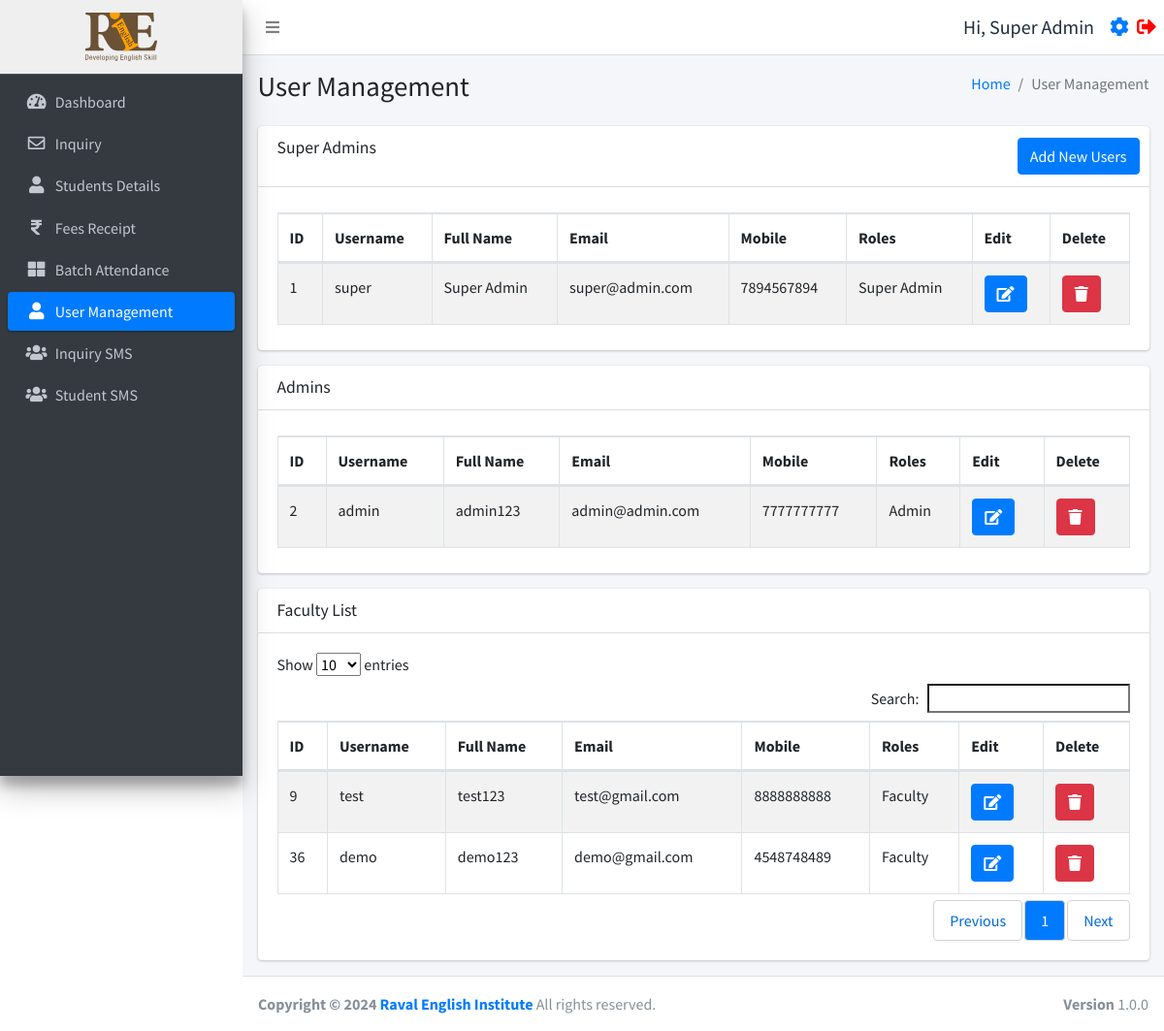
The page /user_management.php (signed in) on the database its author committed.
### tables this page shows
CREATE TABLE `users` (
  `id` int(11) NOT NULL,
  `username` varchar(255) NOT NULL,
  `fullname` varchar(255) NOT NULL,
  `email` varchar(255) NOT NULL,
  `mobile` varchar(15) NOT NULL,
  `password` varchar(255) NOT NULL,
  `status` int(11) NOT NULL,
  `created_at` timestamp NOT NULL DEFAULT current_timestamp()
);

### function.php (called while the page is built, shortened)
<?php
require_once('db.php');
function selectFromTable($tableName, $columns, $whereConditions) {
    global $db;
    try {
        $sql = "SELECT " . implode(', ', $columns) . " FROM $tableName";
        if (!empty($whereConditions)) {
            $sql .= " WHERE " . implode(' AND ', array_map(function ($col) {
                return "$col = :$col";
            }, array_keys($whereConditions)));
        }
        $stmt = $db->prepare($sql);
        foreach ($whereConditions as $col => $value) {
            $stmt->bindValue(":$col", $value);
        }
        $stmt->execute();
        return $stmt->fetchAll(PDO::FETCH_ASSOC);
    } catch (PDOException $e) {
        return false;
    }
}
?>

### user_management.php (the view, shortened to what this page needs)
<!DOCTYPE html>
<html lang="en">
<head>
</head>
<body>
<?php include('./header.php'); ?>
<?php include('./db.php'); ?>
<?php
require_once('function.php');
$userData = selectFromTable('users', ['id', 'username', 'fullname', 'email', 'mobile', 'status', 'created_at'], []);
$superAdmins = array_filter($userData, function($user) {
    return $user['status'] == 0;
});
$admins = array_filter($userData, function($user) {
    return $user['status'] == 1;
});
$faculty = array_filter($userData, function($user) {
    return $user['status'] == 2;
});
$userStatus = $_SESSION['user_status'] ?? null;
?>
<div class="content-wrapper">
    <div class="content-header">
        <div class="container-fluid">
            <div class="row mb-2">
                <div class="col-sm-6">
                    <h1 class="m-0">User Management</h1>
                </div>
                <div class="col-sm-6">
                    <ol class="breadcrumb float-sm-right">
                        <li class="breadcrumb-item"><a href="./dashboard.php">Home</a></li>
                        <li class="breadcrumb-item active">User Management</li>
                    </ol>
                </div>
            </div>
        </div>
    </div>
    <section class="content">
        <div class="container-fluid">
            <div class="row">
                <div class="col-12">
                    <?php if ($userStatus == 'super_admin'): ?>
                        <div class="card">
                            <div class="card-header">
                                <h3 class="card-title">Super Admins</h3>
                                <div class="card-tools">
                                    <a href="./user_management_form.php" class="btn btn-primary">Add New Users</a>
                                </div>
                            </div>
                            <div class="card-body">
                                <div class="table-responsive">
                                    <table id="superAdminTable" class="table table-bordered table-striped">
                                        <thead>
                                            <tr>
                                                <th>ID</th>
                                                <th>Username</th>
                                                <th>Full Name</th>
                                                <th>Email</th>
                                                <th>Mobile</th>
                                                <th>Roles</th>
                                                <th>Edit</th>
                                                <th>Delete</th>
                                            </tr>
                                        </thead>
                                        <tbody>
                                            <?php foreach ($superAdmins as $row): ?>
                                            <tr>
                                                <td><?= htmlspecialchars($row['id']) ?></td>
                                                <td><?= htmlspecialchars($row['username']) ?></td>
                                                <td><?= htmlspecialchars($row['fullname']) ?></td>
                                                <td><?= htmlspecialchars($row['email']) ?></td>
                                                <td><?= htmlspecialchars($row['mobile']) ?></td>
                                                <td>Super Admin</td>
                                                <td><a href='user_management_form.php?id=<?= htmlspecialchars($row['id']) ?>' class='btn btn-primary'><i class='fas fa-edit'></i></a></td>
                                                <td><a href='javascript:void(0);' onclick='confirmDelete(<?= $row['id'] ?>)' class='btn btn-danger'><i class='fas fa-trash'></i></a></td>
                                            </tr>
                                            <?php endforeach; ?>
                                        </tbody>
                                    </table>
                                </div>
                            </div>
                        </div>
                        <div class="card">
                            <div class="card-header">
                                <h3 class="card-title">Admins</h3>
                            </div>
                            <div class="card-body">
                                <div class="table-responsive">
                                    <table id="adminTable" class="table table-bordered table-striped">
                                        <thead>
                                            <tr>
                                                <th>ID</th>
                                                <th>Username</th>
                                                <th>Full Name</th>
                                                <th>Email</th>
                                                <th>Mobile</th>
                                                <th>Roles</th>
                                                <th>Edit</th>
                                                <th>Delete</th>
                                            </tr>
                                        </thead>
                                        <tbody>
                                            <?php foreach ($admins as $row): ?>
                                            <tr>
                                                <td><?= htmlspecialchars($row['id']) ?></td>
                                                <td><?= htmlspecialchars($row['username']) ?></td>
                                                <td><?= htmlspecialchars($row['fullname']) ?></td>
                                                <td><?= htmlspecialchars($row['email']) ?></td>
                                                <td><?= htmlspecialchars($row['mobile']) ?></td>
                                                <td>Admin</td>
                                                <td><a href='user_management_form.php?id=<?= htmlspecialchars($row['id']) ?>' class='btn btn-primary'><i class='fas fa-edit'></i></a></td>
                                                <td><a href='javascript:void(0);' onclick='confirmDelete(<?= $row['id'] ?>)' class='btn btn-danger'><i class='fas fa-trash'></i></a></td>
                                            </tr>
                                            <?php endforeach; ?>
                                        </tbody>
                                    </table>
                                </div>
                            </div>
                        </div>
                        <div class="card">
                            <div class="card-header">
                                <h3 class="card-title">Faculty List</h3>
                            </div>
                            <div class="card-body">
                                <div class="table-responsive">
                                    <table id="facultyTable" class="table table-bordered table-striped">
                                        <thead>
                                            <tr>
                                                <th>ID</th>
                                                <th>Username</th>
                                                <th>Full Name</th>
                                                <th>Email</th>
                                                <th>Mobile</th>
                                                <th>Roles</th>
                                                <th>Edit</th>
                                                <th>Delete</th>
                                            </tr>
                                        </thead>
                                        <tbody>
                                            <?php foreach ($faculty as $row): ?>
                                            <tr>
                                                <td><?= htmlspecialchars($row['id']) ?></td>
                                                <td><?= htmlspecialchars($row['username']) ?></td>
                                                <td><?= htmlspecialchars($row['fullname']) ?></td>
                                                <td><?= htmlspecialchars($row['email']) ?></td>
                                                <td><?= htmlspecialchars($row['mobile']) ?></td>
                                                <td>Faculty</td>
                                                <td><a href='user_management_form.php?id=<?= htmlspecialchars($row['id']) ?>' class='btn btn-primary'><i class='fas fa-edit'></i></a></td>
                                                <td><a href='javascript:void(0);' onclick='confirmDelete(<?= $row['id'] ?>)' class='btn btn-danger'><i class='fas fa-trash'></i></a></td>
                                            </tr>
                                            <?php endforeach; ?>
                                        </tbody>
                                    </table>
                                </div>
                            </div>
                        </div>
                    <?php endif; ?>
                </div>
            </div>
        </div>
    </section>
</div>
<?php include('./footer.php'); ?>

### header.php (shortened to what this page needs)
<?php
require_once 'db.php';
require_once ('function.php');
$user = selectFromTable('users', ['*'], ['id' => $_SESSION['user_id']]);
$user = $user[0];
$isFaculty = isset($_SESSION['user_status']) && $_SESSION['user_status'] === 'faculty';
$isAdmin = isset($_SESSION['user_status']) && $_SESSION['user_status'] === 'admin';
?>
<!DOCTYPE html>
<html lang="en">
<head>
  <link rel="stylesheet" href="./plugins/fontawesome-free/css/all.min.css">
  <link rel="stylesheet" href="https://code.ionicframework.com/ionicons/2.0.1/css/ionicons.min.css">
  <link rel="stylesheet" href="./plugins/icheck-bootstrap/icheck-bootstrap.min.css">
  <link rel="stylesheet" href="https://cdn.datatables.net/1.10.19/css/dataTables.bootstrap4.min.css">
  <link rel="stylesheet" href="./asset/css/adminlte.min.css">
  <link rel="stylesheet" href="./asset/css/style.css">
</head>
<body class="hold-transition sidebar-mini layout-fixed">
  <div class="wrapper">
    <nav class="main-header navbar navbar-expand navbar-white navbar-light sticky-top">
      <ul class="navbar-nav">
        <li class="nav-item">
          <a class="nav-link" data-widget="pushmenu" href="#" role="button"><i class="fas fa-bars"></i></a>
        </li>
      </ul>
      <ul class="navbar-nav ml-auto">
        <li class="nav-item d-flex align-items-center">
          <span class="mr-3" style="font-size:20px;">Hi, <?php echo $user['fullname']; ?></span>
          <a href="./profile.php" style="font-size:20px;" class="d-block mr-2"><i class="fas fa-cog"></i></a>
          <a href="./logout.php" style="font-size:20px;"><i class="fas fa-sign-out-alt" style="color:red"></i></a>
        </li>
      </ul>
    </nav>
    <aside class="main-sidebar sidebar-dark-primary elevation-4">
      <?php if ($_SESSION['user_status'] === 'faculty'): ?>
        <a href="./batch.php" class="brand-link" style="text-align:center;background:#efefef;">
        <?php else: ?>
          <a href="./dashboard.php" class="brand-link" style="text-align:center;background:#efefef;">
          <?php endif; ?>
          <img src="./asset/img/logo.svg" alt="RIE logo Logo" style="height:50px;">
        </a>
        <div class="sidebar">
          <nav class="mt-2">
            <ul class="nav nav-pills nav-sidebar flex-column" data-widget="treeview" role="menu" data-accordion="false">
              <?php if (!$isFaculty): ?>
                <li class="nav-item">
                  <a href="./dashboard.php" class="nav-link
            <?php if (strpos($_SERVER['REQUEST_URI'], 'dashboard.php') !== false) {
              echo "active";
            } ?>">
                    <i class="nav-icon fas fa-tachometer-alt"></i>
                    <p>
                      Dashboard
                    </p>
                  </a>
                </li>
                <li class="nav-item">
                  <a href="./inquiry.php" class="nav-link
            <?php if (strpos($_SERVER['REQUEST_URI'], 'inquiry.php') !== false) {
              echo "active";
            } ?>">
                    <i class="nav-icon far fa-envelope"></i>
                    <p>
                      Inquiry
                    </p>
                  </a>
                <li class="nav-item">
                  <a href="./studentsdetails.php" class="nav-link
            <?php if (strpos($_SERVER['REQUEST_URI'], 'studentsdetails.php') !== false) {
              echo "active";
            } ?>">
                    <i class="nav-icon fas fa-user"></i>
                    <p>
                      Students Details
                    </p>
                  </a>
                </li>
                <li class="nav-item">
                  <a href="./fees.php" class="nav-link
            <?php if (strpos($_SERVER['REQUEST_URI'], 'fees.php') !== false) {
              echo "active";
            } ?>">
                    <i class="nav-icon fas fa-rupee-sign"></i>
                    <p>
                      Fees Receipt
                    </p>
                  </a>
                </li>
              <?php endif; ?>
              <li class="nav-item">
                <a href="./batch.php" class="nav-link
            <?php if (strpos($_SERVER['REQUEST_URI'], 'batch.php') !== false) {
              echo "active";
            } ?>">
                  <i class="nav-icon fas fa-th-large"></i>
                  <p>
                    Batch Attendance
                  </p>
                </a>
              </li>
              <?php if (!$isFaculty && !$isAdmin): ?>
                <li class="nav-item">
                  <a href="./user_management.php" class="nav-link
            <?php if (strpos($_SERVER['REQUEST_URI'], 'user_management.php') !== false) {
              echo "active";
            } ?>">
                    <i class="nav-icon fas fa-user"></i>
                    <p>
                      User Management
                    </p>
                  </a>
                </li>
              <?php endif; ?>
              <?php if (!$isFaculty): ?>
                <li class="nav-item">
                  <a href="./inquirysms.php" class="nav-link
            <?php if (strpos($_SERVER['REQUEST_URI'], 'inquirysms.php') !== false) {
              echo "active";
            } ?>">
                    <i class="nav-icon fas fa-users"></i>
                    <p>
                      Inquiry SMS
                    </p>
                  </a>
                </li>
                <li class="nav-item">
                  <a href="./studentsms.php" class="nav-link
            <?php if (strpos($_SERVER['REQUEST_URI'], 'studentsms.php') !== false) {
              echo "active";
            } ?>">
                    <i class="nav-icon fas fa-users"></i>
                    <p>
                      Student SMS
                    </p>
                  </a>
                </li>
              <?php endif; ?>
            </ul>
          </nav>
        </div>
    </aside>

### header.php (style rules this page uses)
table thead tr { border: 2px solid #dee2e6 }
table thead { position: sticky; top: 0; background-color: white; }

### rows shown on the page
users: fullname "Super Admin", id "1", username "super", email "super@admin.com", mobile "7894567894"
users: id "2", username "admin", fullname "admin123", email "admin@admin.com", mobile "7777777777"
users: id "9", username "test", fullname "test123", email "test@gmail.com", mobile "8888888888"
users: id "36", username "demo", fullname "demo123", email "demo@gmail.com", mobile "4548748489"
